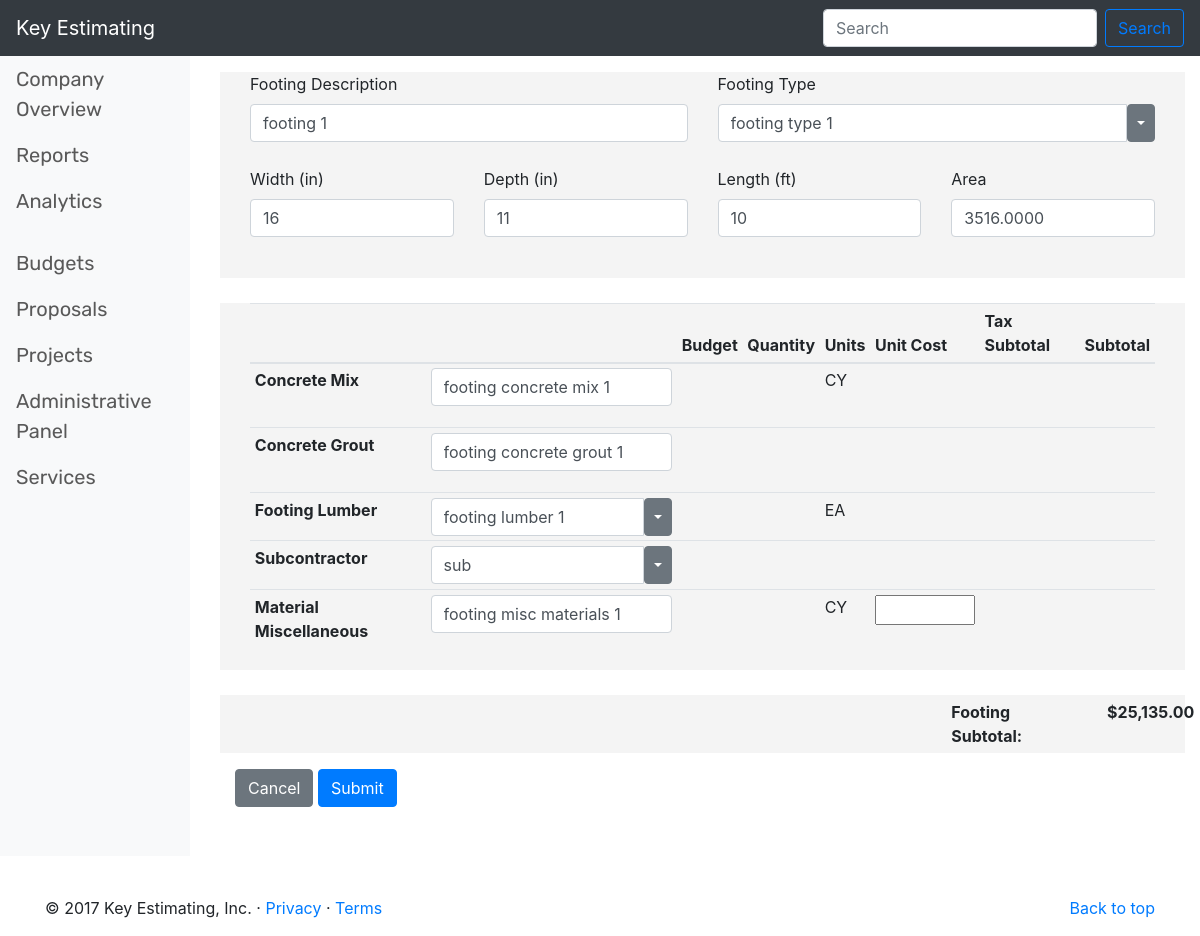
Screenshot of /templates/footing/edit/1 with the database file from the repository.
### WebApp/models.py (models this page shows, shortened)
class footings(models.Model):
    budget_id = models.ForeignKey(openBudgets, on_delete = models.CASCADE)
    footing_description = models.CharField(max_length = 255, unique = False)
    footing_type = models.CharField(max_length = 255, unique = False)
    footing_width = models.PositiveSmallIntegerField() #width in inches
    footing_depth = models.PositiveSmallIntegerField() #width in inches
    footing_length = models.PositiveSmallIntegerField() #width in feet
    footing_area = models.DecimalField(max_digits = 15, decimal_places = 4)
    footing_concrete_mix = models.CharField(max_length = 255, unique = False) #will eventually be a selection list populated from another table
    footing_concrete_grout = models.CharField(max_length = 255, unique = False) #will eventually be a selection list populated from another table
    footing_lumber = models.CharField(max_length = 255, unique = False) #will eventually be a selection list populated by another table
    footing_misc_materials = models.CharField(max_length = 255, unique = False) #will eventually be selection list populated by another table
    footing_subcontractor = models.CharField(max_length = 255, unique = False)
    class Meta:
        ordering = ['id']

### WebApp/views.py (the view)
# urls.py: url(r'^footing/edit/(?P<pk>\d+)$', views.footing_update, name='footing_edit'),
def footing_update(request, pk):
    footing = get_object_or_404(footings, pk = pk)
    form = NewFootingForm(request.POST or None, instance = footing)
    if form.is_valid():
        form.clean()
        form.save(commit=True)
        return redirect('footings_list')
    return render(request, 'new_budget_insert_footing.html', {'form':form})

### WebApp/templates/new_budget_insert_footing.html (shortened to what this page needs)
{% extends 'base.html' %}
{% block content %}
    <main role="main" class="col-sm-9 ml-sm-auto col-md-10 pt-3">
        <form action="" method="post">
            <div class="col-lg-12 insert_footing_styling">
                <div class= "col-lg-12 footings_update_form_box">
                    <div class="col-lg-6 input_test">
                        <label for="footing_description">Footing Description</label>
                        <div class="">
                            {{ form.footing_description }}
                        </div>
                    </div>
                    <div class="col-lg-6 input_test">
                        <label for="footing_description">Footing Type</label>
                        <div class="">
                            <div class="input-group">
                                {{ form.footing_type }}
                                <div class="input-group-btn">
                                    <button type="button" class="btn btn-secondary dropdown-toggle dropdown-toggle-split" data-toggle="dropdown" aria-haspopup="true" aria-expanded="false">
                                    </button>
                                </div>
                            </div>
                        </div>
                    </div>
                </div>
                <div class= "col-lg-12 footing-dimensions">
                    <div class="col-lg-3">
                        <label for="footing-width">Width (in)</label>
                        <div class="form-group">
                            {{ form.footing_width }}
                        </div>
                    </div>
                    <div class="col-lg-3">
                        <label for="footing-width">Depth (in)</label>
                        <div class="form-group">
                            {{ form.footing_depth }}
                        </div>
                    </div>
                    <div class="col-lg-3">
                        <label for="footing-width">Length (ft)</label>
                        <div class="form-group">
                            {{ form.footing_length }}
                        </div>
                    </div>
                    <div class="col-lg-3">
                        <label for="footing-width">Area</label>
                        <div class="form-group">
                            {{ form.footing_area }}
                        </div>
                    </div>
                </div>
                <div class= "col-lg-12 footing-dimensions-botLeft">
                    <div class="col-lg-12 label_footing_input">
                        <table class="table table-sm">
                            <thead>
                            <tr>
                                <th scope="col"></th>
                                <th scope="col"></th>
                                <th scope="col">Budget</th>
                                <th scope="col">Quantity</th>
                                <th scope="col">Units</th>
                                <th scope="col">Unit Cost</th>
                                <th scope="col">Tax Subtotal</th>
                                <th scope="col">Subtotal</th>
                            </tr>
                            </thead>
                            <tbody>
                            <tr>
                                <th scope="row">Concrete Mix</th>
                                <td>
                                    <div class="form-group">
                                        {{ form.footing_concrete_mix }}
                                    </div>
                                </td>
                                <td></td>
                                <td></td>
                                <td>CY</td>
                                <td></td>
                                <td></td>
                                <td></td>
                            </tr>
                            <tr>
                                <th scope="row">Concrete Grout</th>
                                <td>
                                    <div class="form-group">
                                        {{ form.footing_concrete_grout }}
                                    </div>
                                </td>
                                <td></td>
                                <td></td>
                                <td></td>
                                <td></td>
                                <td></td>
                                <td></td>
                            </tr>
                            <tr>
                                <th scope="row">Footing Lumber</th>
                                <td>
                                    <div class="input-group">
                                        {{ form.footing_lumber }}
                                        <div class="input-group-btn">
                                            <button type="button" class="btn btn-secondary dropdown-toggle dropdown-toggle-split" data-toggle="dropdown" aria-haspopup="true" aria-expanded="false">
                                            </button>
                                        </div>
                                    </div>
                                </td>
                                <td></td>
                                <td></td>
                                <td>EA</td>
                                <td></td>
                                <td></td>
                                <td></td>
                            </tr>
                            <tr>
                                <th scope="row">Subcontractor</th>
                                <td>
                                    <div class="input-group">
                                        {{ form.footing_subcontractor }}
                                        <div class="input-group-btn">
                                            <button type="button" class="btn btn-secondary dropdown-toggle dropdown-toggle-split" data-toggle="dropdown" aria-haspopup="true" aria-expanded="false">
                                            </button>
                                        </div>
                                    </div>
                                </td>
                                <td></td>
                                <td></td>
                                <td></td>
                                <td></td>
                                <td></td>
                                <td></td>
                            </tr>
                            <tr>
                                <th scope="row">Material Miscellaneous</th>
                                <td>
                                    <div class="form-group">
                                        {{ form.footing_misc_materials }}
                                    </div>
                                </td>
                                <td></td>
                                <td></td>
                                <td>CY</td>
                                <td><input type="text" style="width: 100px;"></td>
                                <td></td>
                                <td></td>
                            </tr>
                            </tbody>
                        </table>
                    </div>
                </div>
                <div class= "col-lg-12 footing-dimensions-botLeft">
                    <div class="col-lg-9 add_padding"></div>
                    <div class="col-lg-2 add_padding">
                        <b>Footing Subtotal:</b>
                    </div>
                    <div class="col-lg-1 add_padding">
                        <b>$25,135.00</b>
                    </div>
                </div>
                <div class="col-lg-12 insert_footing_buttons">
                    <a href={% url 'new_budget_footings' %}<button type="button" class="btn btn-secondary">Cancel</button></a>
                    <input type="submit" class="btn btn-primary" value="Submit"/>
                </div>
            </div>
        </form>
    </main>
{% endblock %}

### WebApp/templates/base.html (shortened to what this page needs)
<!Doctype html>
{% load staticfiles %}
<html lang="en" class="gr__getbootstrap_com">
    <head>
        <link rel="stylesheet" href="https://maxcdn.bootstrapcdn.com/bootstrap/4.0.0-beta.2/css/bootstrap.min.css">
        <link rel="stylesheet" type="text/css" href="{% static "css/style.css" %}">
    </head>
        <header>
            <nav class="navbar navbar-dark bg-dark justify-content-between">
                <a class="navbar-brand" style="color: white;">Key Estimating</a>
                <form class="form-inline">
                    <input class="form-control mr-sm-2" type="search" placeholder="Search" aria-label="Search">
                    <button class="btn btn-outline-primary my-2 my-sm-0" type="submit">Search</button>
                </form>
            </nav>
        </header>
    <body>
        <div class="row">
            <nav class="col-sm-3 col-md-2 d-none d-sm-block bg-light sidebar full-length-nav">
                <ul class="nav nav-pills flex-column">
                    <div class="VerticalNav">
                        <li class="nav-item">
                            <a class="nav-link" href={% url 'main_screen' %}>Company Overview <span class="sr-only">(current)</span></a>
                        </li>
                        <li class="nav-item">
                            <a class="nav-link" href={% url 'reports' %}>Reports</a>
                        </li>
                        <li class="nav-item">
                            <a class="nav-link" href={% url 'analytics' %}>Analytics</a>
                        </li>
                        <li class="nav-item">
                            <a class="nav-link" href="#"></a>
                        </li>
                        <li class="nav-item">
                            <a class="nav-link" href={% url 'budgets' %}>Budgets</a>
                        </li>
                        <li class="nav-item">
                            <a class="nav-link" href="#">Proposals</a>
                        </li>
                        <li class="nav-item">
                            <a class="nav-link" href="#">Projects</a>
                        </li>
                        <li class="nav-item">
                            <a class="nav-link" href="#">Administrative Panel</a>
                        </li>
                        <li class="nav-item">
                            <a class="nav-link" href={% url 'services' %}>Services</a>
                        </li>
                    </div>
                </ul>
            </nav>
            {% block content %}{% endblock %}
            </div>
    </body>
    <footer class="container">
        <p class="float-right"><a href="#">Back to top</a></p>
        <p>© 2017 Key Estimating, Inc. · <a href="#">Privacy</a> · <a href="#">Terms</a></p>
    </footer>
</html>

### WebApp/static/css/style.css (style rules this page uses)
.container { margin-top: 2%; }
.VerticalNav { font-family: 'Rubik', sans-serif; font-size: 20px; }
.VerticalNav a { color: #595959; }
footer { bottom: 0; left: 0; }
.float-right { left: o; }
.full-length-nav { height: 100vh; }
.insert_footing_styling { height: 100vh; }
.footings_update_form_box { background-color: #F4F4F4; display: inline-flex; }
.input_test { background-color: #F4F4F4; padding-bottom: 25px; }
.footing-dimensions { background-color: #F4F4F4; display: inline-flex; padding-bottom: 25px; }
.footing-dimensions-botLeft { background-color: #F4F4F4; display: inline-flex; margin-top: 25px; }
.label_footing_input { display: inline-flex; }
.insert_footing_buttons { float: right; margin-top: 10px; }
.add_padding { padding-top: 5px; padding-bottom: 5px; }

### rows the page displays
footings: footing_description "footing 1", footing_type "footing type 1", footing_width "16", footing_depth "11", footing_length "10", footing_area "3516.0000", footing_concrete_mix "footing concrete mix 1", footing_concrete_grout "footing concrete grout 1", footing_lumber "footing lumber 1", footing_subcontractor "sub", footing_misc_materials "footing misc materials 1"
